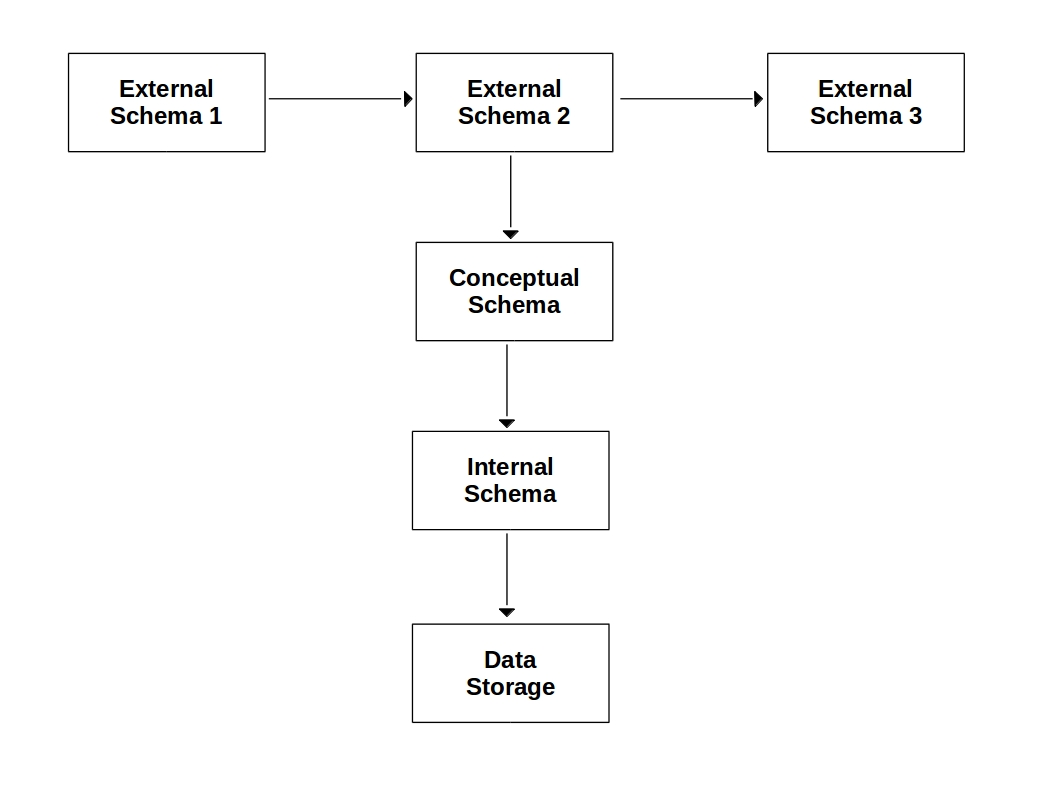
#> input picture images/diagrams/diag1.jpg, 1058 x 794 px, found by its file name
$ python -i CustomMethods.py   (imports and definitions only)   (Python 2 division)   (older library calls are emulated)
#> lines starting #> are read from the running program, lines starting #| are printed output that depends on the picture; after the words box and inside, x2 and y2 are one past the last pixel; in counts of white or black regions, pixels touching at a corner belong together
### pytesser.py
"""OCR in Python using the Tesseract engine from Google
http://code.google.com/p/pytesser/
by Michael J.T. O'Kelly
V 0.0.1, 3/10/07"""

from PIL import Image
import subprocess
import cv2
import util
import errors
import numpy as np

tesseract_exe_name = r'C:\Program Files\Tesseract-OCR\tesseract'
# Name of executable to be called at command line
scratch_image_name = "temp.bmp" # This file must be .bmp or other Tesseract-compatible format
scratch_text_name_root = "temp" # Leave out the .txt extension
cleanup_scratch_flag = False  # Temporary files cleaned up after OCR operation

def call_tesseract(input_filename, output_filename):
	"""Calls external tesseract.exe on input file (restrictions on types),
	outputting output_filename+'txt'"""
	args = [tesseract_exe_name, input_filename, output_filename]
	proc = subprocess.Popen(args)
	retcode = proc.wait()
	if retcode!=0:
		errors.check_for_errors()

def image_to_string(im, cleanup = cleanup_scratch_flag):
	"""Converts im to file, applies tesseract, and fetches resulting text.
	If cleanup=True, delete scratch files after operation."""
	try:
		util.image_to_scratch(im, scratch_image_name)
		call_tesseract(scratch_image_name, scratch_text_name_root)
		text = util.retrieve_text(scratch_text_name_root)
	finally:
		if cleanup:
			util.perform_cleanup(scratch_image_name, scratch_text_name_root)
	return text

# [18 lines left out: function image_file_to_string, not called in this run]


'''if __name__=='__main__':
	# [5 lines of commented-out code are left out]


	im = Image.open('test.jpg')
	#im.thumbnail(size,Image.ANTIALIAS)
	#imgray = cv2.cvtColor(im,cv2.COLOR_BGR2GRAY)
	text = image_to_string(im)
	print text
	# [9 lines of commented-out code are left out]
'''

### util.py
"""Utility functions for processing images for delivery to Tesseract"""

import os
import numpy as np

def image_to_scratch(im, scratch_image_name):
	"""Saves image in memory to scratch file.  .bmp format will be read correctly by Tesseract"""
	im.save(scratch_image_name, dpi=(200,200))

# [13 lines left out: functions retrieve_text, perform_cleanup, not called in this run]

### CustomMethods.py
################################################################
####### Automate Block Diagram Evaluation System (ABDES) #######
##### Custom Classes used for the project are defined here.#####
################################################################

# Imports
from PIL import Image
import dill
import cv2
import time
import numpy as np

import pytesser
from CustomClasses import ContourObject, ImageObject, Point, TrainedData
from Kmeans import kmeans
from KmeansClassification import kmeansClassification
import matplotlib.pyplot as plt


# Method will create a ContourObject and add it to the contourList given in the argument.
# arguments : (contourList, cnt, x, y)
# return : void
# [20 lines left out: function addCountourToList, not called in this run]


# detected contour region details.
# arguments : (imageFileName)
# return : ImageObject
def processImage(imageFileName):
#> called with imageFileName = 'images/diag1.jpg'
    im = cv2.imread(imageFileName)
#> im is the input picture: shape (794, 1058, 3); mean B, G, R 250.8, 250.8, 250.8
    gray = cv2.cvtColor(im, cv2.COLOR_BGR2GRAY)
    #ret, thresh = cv2.threshold(gray, 127, 255, 0)
    thresh = cv2.adaptiveThreshold(gray, 255, 1, 1, 11, 2)
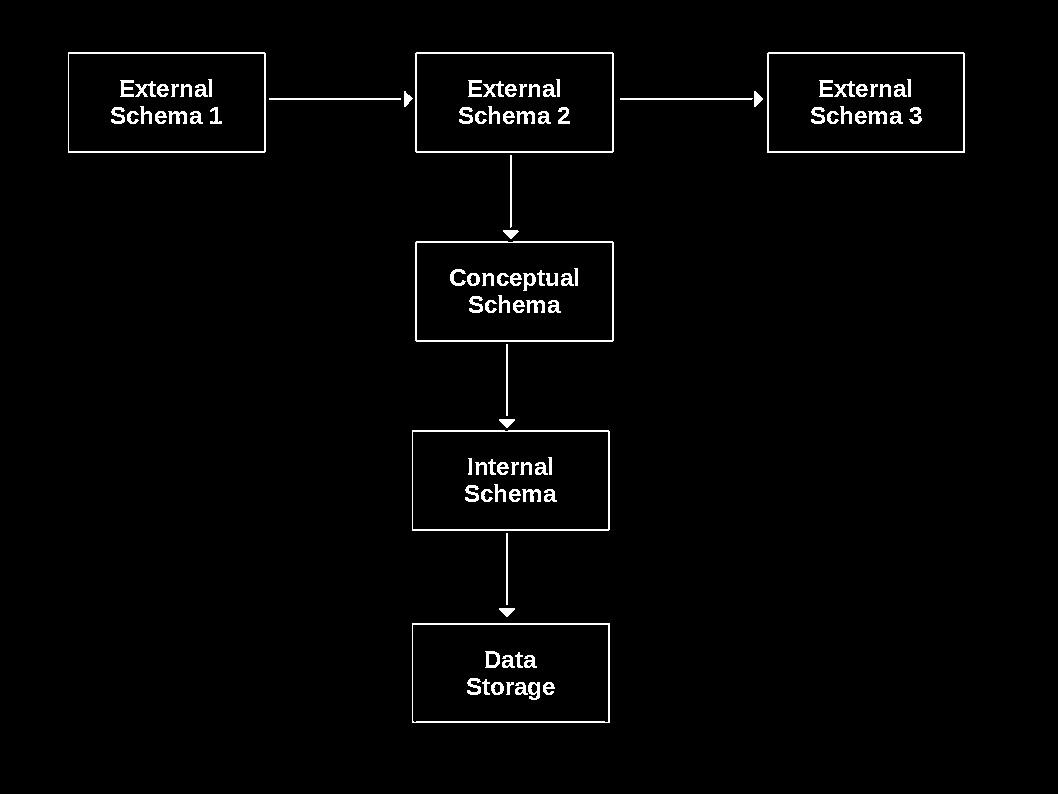
#> thresh: shape (794, 1058); 2% white in thin lines or dots, all inside (x1, y1, x2, y2) = (68, 52, 965, 723)
    contours, hierarchy = cv2.findContours(thresh, 1, 2)
#> contours = 134 contours, 11 with area under 20; largest, box (x1, y1, x2, y2) and area: (415, 52, 614, 153) 19798, (415, 241, 614, 342) 19793, (767, 52, 965, 153) 19699, (68, 52, 266, 153) 19699, (412, 430, 610, 531) 19696
    deleteRegions(im,contours)
    idx = 0
    lis=[]
    contourList = []
    for cnt in contours:
        idx += 1
        x, y, w, h = cv2.boundingRect(cnt)
        peri = cv2.arcLength(cnt, True)
        approx = cv2.approxPolyDP(cnt, 0.02 * peri, True)
        if len(approx) == 4:
            cv2.rectangle(im, (x, y), (x + w, y + h), (200, 0, 0), 2)
            roi = im[y:y + h, x:x + w]
            fileName = 'images/tmp/' + str(idx) + '.jpg'
            cv2.imwrite(fileName, roi)
            #time.sleep(0.5)
            img = Image.open(fileName)
            #plt.plot(roi)
            text = pytesser.image_to_string(img).strip()
            print text
            lis.append(text)
            addCountourToList(contourList, cnt, x, y, text)


    #print lis
    return ImageObject(im, contourList)

# [104 lines left out: functions generateInitialClusterPoints, generateAllContourPointsForClustering, showClusters, saveTrainingData, diagramEvaluation, evaluateAnswerPoints and 4 more, not called in this run]

def deleteRegions(imageName,contour):

    mask = np.ones(imageName.shape[:2], dtype="uint8") * 255
    cv2.imwrite('images/deleted/mask.jpg', mask)
    for c in contour:
        # if the contour is bad, draw it on the mask
        if is_contour_bad(c):
            cv2.drawContours(mask, [c], -1, 0, -1)
#> this loop made 134 passes
#> peri in is_contour_bad on passes 1 to 12: 17.31, 15.9, 26.97, 28.14, 56.04, 74.04, 62.63, 40.49, 40.97, 45.31, 93.36, 17.31
#> (peri in is_contour_bad, approx in is_contour_bad) on passes 19, 20, 21, 41, 42, 43: (585.9, [[412, 625], [607, 624], [608, 721], [414, 722]]), (592, [[412, 623], [412, 722], [609, 722], [609, 623]]), (37.8, [[499, 608], [506, 616], [514, 609], [514, 608]]), (585.7, [[412, 432], [607, 431], [608, 528], [413, 529]]), (593.7, [[412, 430], [412, 530], [609, 529], [608, 430]]), (37.8, [[499, 419], [506, 427], [514, 420], [514, 419]])
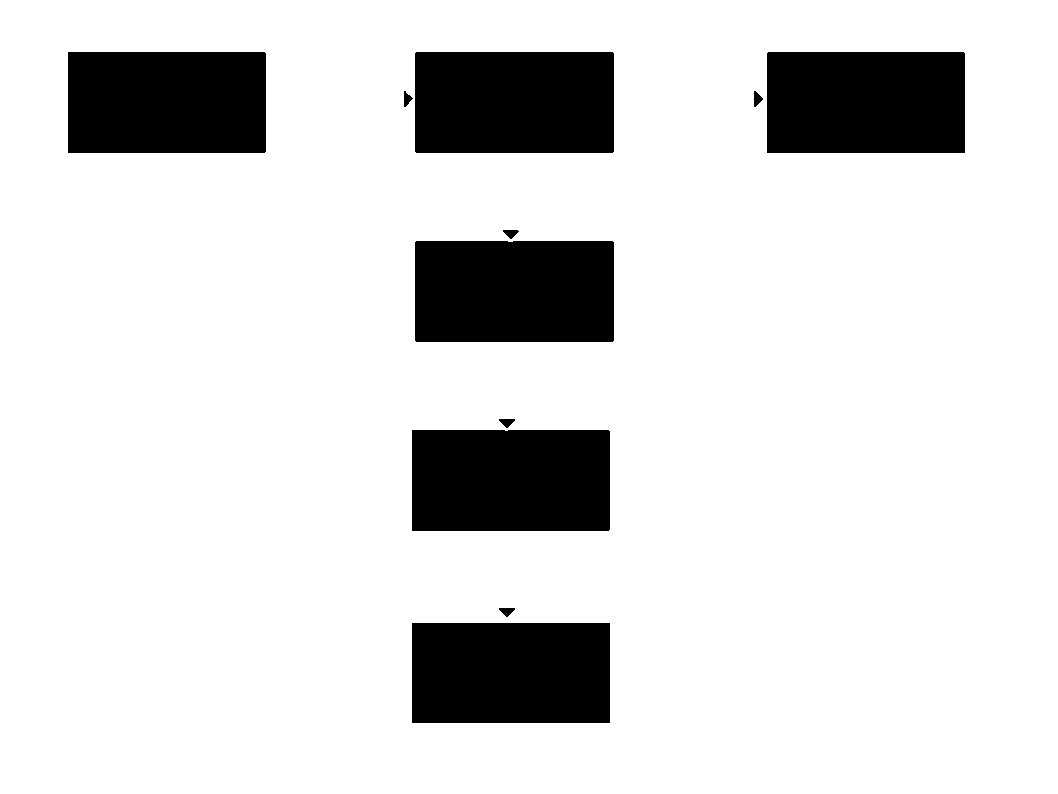
#> mask: shape (794, 1058); 85.7% white; 11 black regions, largest, box (x1, y1, x2, y2) and area: (415, 52, 614, 153) 20095, (415, 241, 614, 342) 20090, (68, 52, 266, 153) 19996

    # remove the contours from the image and show the resulting images
    image1 = cv2.bitwise_not(imageName, mask=mask)
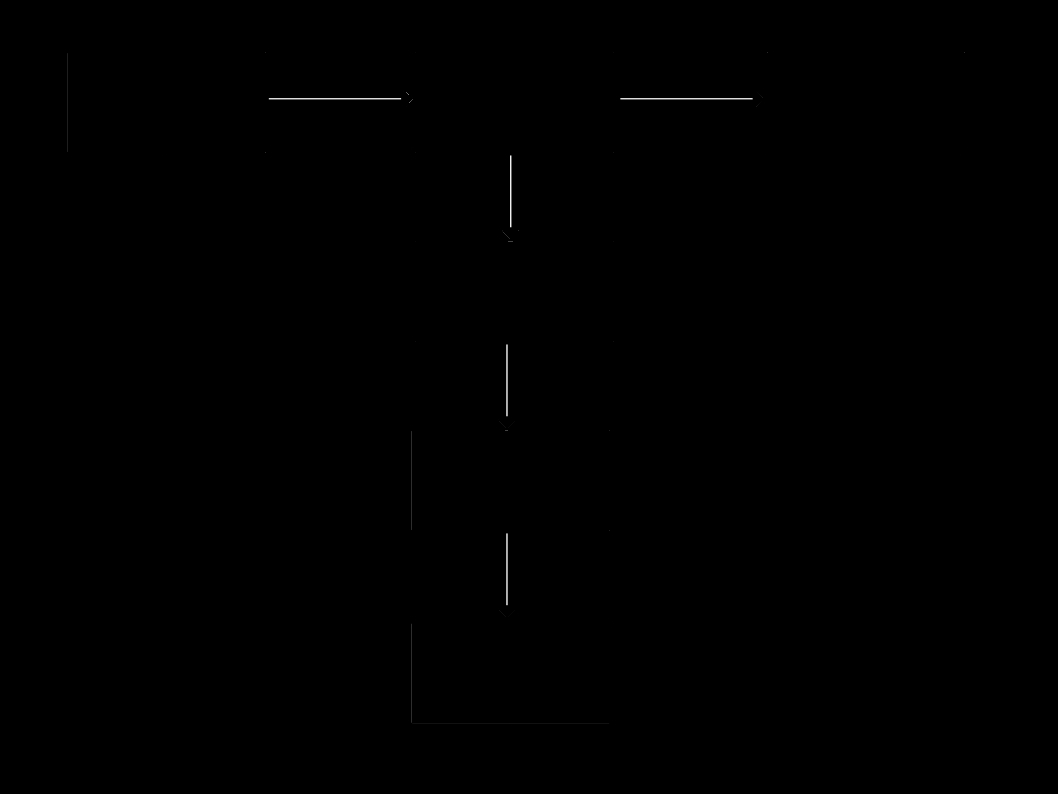
#> image1: shape (794, 1058, 3); min 0, max 240, mean 0.2

    cv2.imwrite('images/deleted/edge.jpg', mask)
    cv2.imwrite('images/deleted/original.jpg', image1)


def is_contour_bad(c):
    # approximate the contour
    peri = cv2.arcLength(c, True)
    approx = cv2.approxPolyDP(c, 0.02 * peri, True)

    # the contour is 'bad' if it is not a rectangle
    return  len(approx) == 4

def main():
    images = []
    images.append(processImage('images/diag1.jpg'))
#> in processImage, `x, y, w, h = cv2.boundingRect(cnt)`: x = 517; y = 688; w = 7; h = 6
#> in processImage, `peri = cv2.arcLength(cnt, True)`: peri = 17.31
#> in processImage, `approx = cv2.approxPolyDP(cnt, 0.02 * peri, True)`: approx = contour of 9 points, box (x1, y1, x2, y2) (517, 688, 524, 694), area 20
    images.append(processImage('images/diag1.jpg'))


    fig = plt.figure(figsize=(8, 6))
    fig.subplots_adjust(left=0.02, right=0.98, bottom=0.05, top=0.9)
    colors = ['green', 'blue', 'pink', 'gold', 'red', 'yellow', 'black']

    #Populate initial points for clustering
    initContourPoints = generateInitialClusterPoints(images)
    #print len(initContourPoints)


    # Generate some points
    points = generateAllContourPointsForClustering(images)
    # When do we say the optimization has 'converged' and stop updating clusters
    opt_cutoff = 0.5

    # Cluster those data!
    clusters = kmeans(initContourPoints, points, opt_cutoff)
    showClusters(clusters)

    saveTrainingData(images, clusters)

    # Draw the cluster points
    X = []
    Y = []

    Xc = []
    Yc = []
    plt.axis([0, 800, 0, 800])
    for i, c in enumerate(clusters):
        X = []
        Y = []
        Xc = [c.centroid.coords[0]]
        Yc = [c.centroid.coords[1]]
        for p in c.points:
            X.append(p.coords[0])
            Y.append(p.coords[1])
        plt.plot(X, Y, 'w', markerfacecolor=colors[i], marker='.', markersize=10)
        plt.plot(Xc, Yc, 'o', markerfacecolor=colors[i], marker='*', markeredgecolor='k', markersize=10)
    plt.show()

#> (the run stopped early here; a loop or call above may not have finished)
